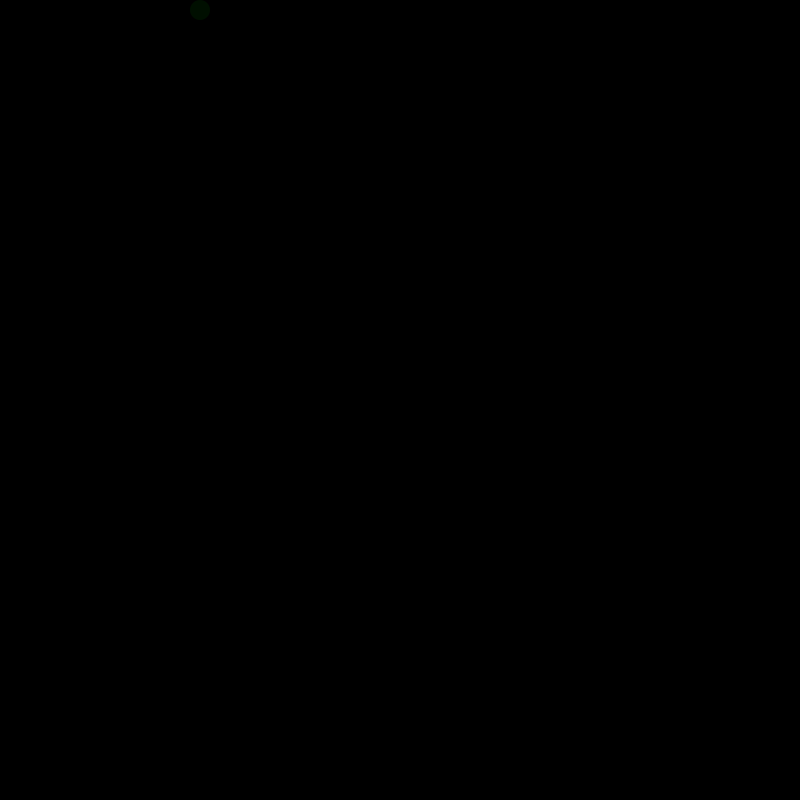
Frame 1 (no input)
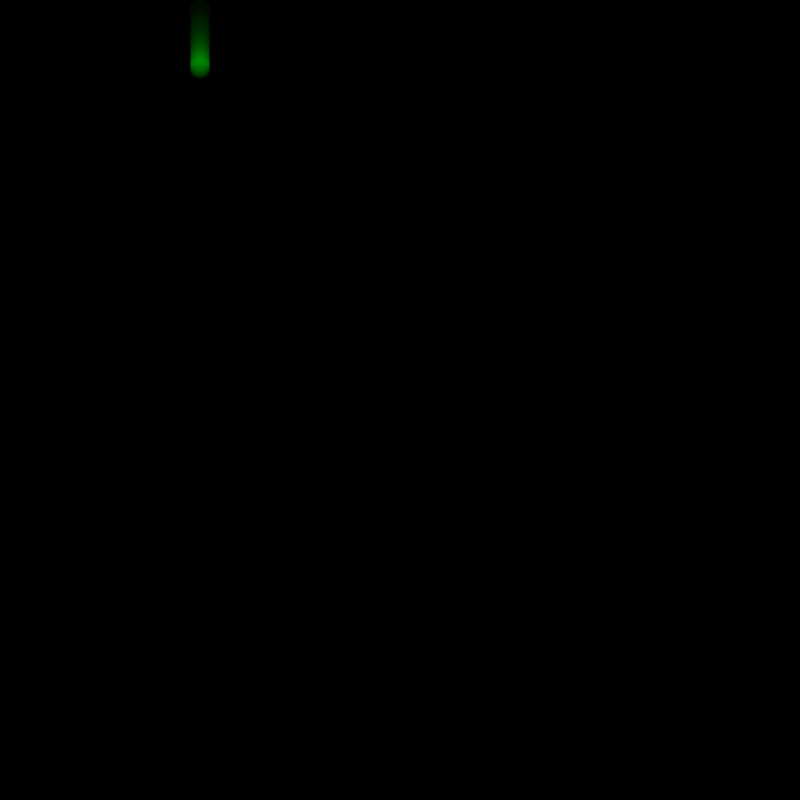
Frame 60 (the mouse pressed at the canvas centre just before this capture)
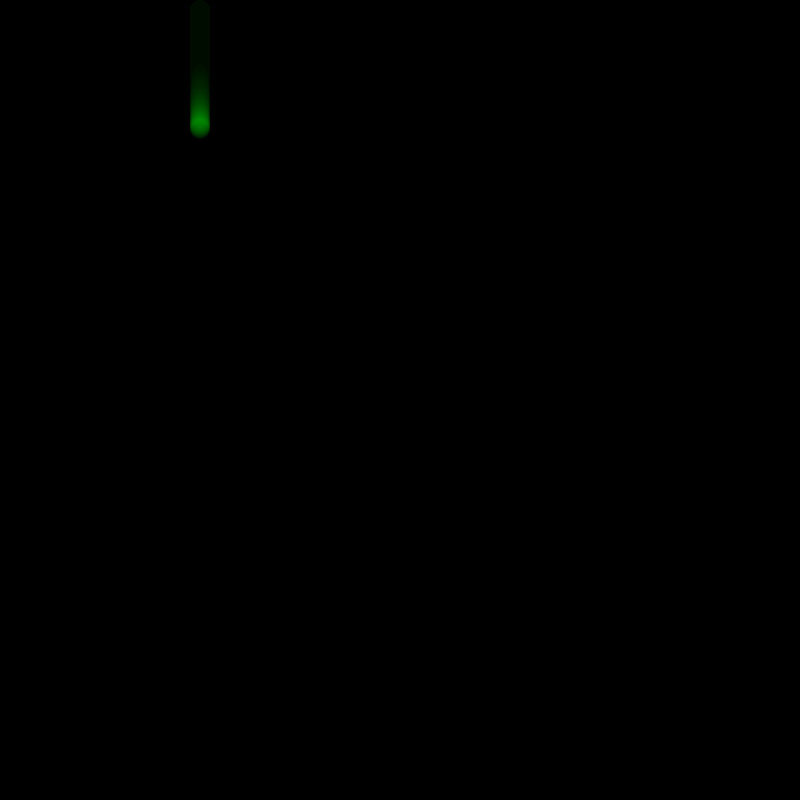
Frame 120 (the mouse held since frame 60 and released just before this capture)

The Processing sketch that drew these frames (run headless with seeded random() and noise(); from frame 60 on, the mouse is pressed at the canvas centre):

// Processing sketch: Start
// ── Start.pde
int i=10;
void setup(){
  size(800,800);
  background(0);
  smooth();
  frameRate=30;
  }
void draw(){  
  noStroke();
  fill(0,0,0,10);
  rect(0,0,800,800);
  fill(0,255,0,15);
  ellipse(200,i,20,20);
  i++; 
  }
  
  
  
  
  
